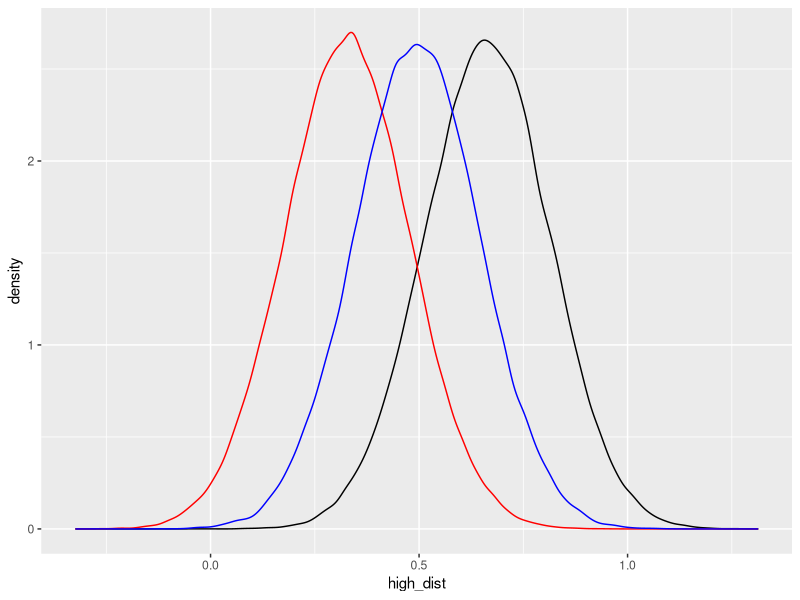
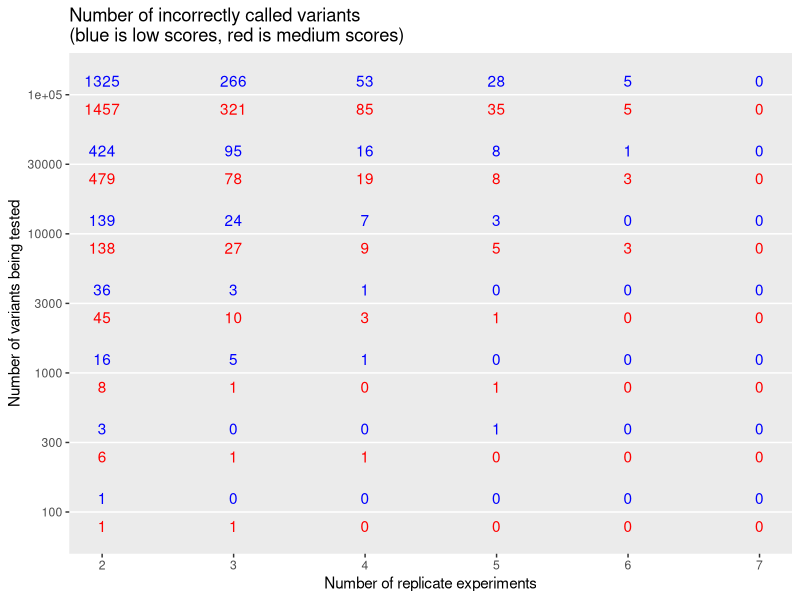

Recreate these plots in R, in order. (Note: this script raises an error after producing the figures.)
## ---- chunk 1
library(tidyverse)
## ---- chunk 2
rm(list = ls())
 
## values range from 0 to 1
## median standard deviation is 0.15 (From ACE2 Kozak experiments)

## GCCACCATG is 0.6625684
## TTATGGATG is 0.3269816

high_val <- 0.6625684
low_val <- 0.3269816
med_val <- mean(c(low_val,high_val))
sd_val <- 0.15

high_dist <- rnorm(mean = high_val, sd = sd_val, n = 100000)
low_dist <- rnorm(mean = low_val, sd = sd_val, n = 100000)
med_dist <- rnorm(mean = med_val, sd = sd_val, n = 100000)

ggplot() + geom_density(aes(x = high_dist)) + geom_density(aes(x = low_dist), color = "red") + geom_density(aes(x = med_dist), color = "blue")

replicate_n_vector <- seq(2,7)
multiverse_number <- 20000 ## Large but not crazy number

multiverse_counter <- c()
multiverse_results_n <- c()
multiverse_results_low <- c()
multiverse_results_med <- c()

for( y in 1:multiverse_number){
  replicate_results_n <- c()
  replicate_results_low <- c()
  replicate_results_med <- c()
  for(x in replicate_n_vector){
    high <- mean(sample(high_dist, x, replace = T))
    low <- mean(sample(low_dist, x), replace = T)
    med <- mean(sample(med_dist, x), replace = T)
    result_low <- high - low
    result_med <- high - med
    replicate_results_n <- c(replicate_results_n, x)
    replicate_results_low <- c(replicate_results_low,result_low)
    replicate_results_med <- c(replicate_results_med,result_med)
  }
  replicate_date_frame <- data.frame("replicates" = replicate_results_n, "low" = replicate_results_low, "med" = replicate_results_med)
  multiverse_counter <- c(multiverse_counter, y)
  multiverse_results_n <- c(multiverse_results_n,replicate_results_n)
  multiverse_results_low <- c(multiverse_results_low,replicate_results_low)
  multiverse_results_med <- c(multiverse_results_med,replicate_results_med)
}
multiverse_date_frame <- data.frame("multiverse_number" = multiverse_counter,"replicate" = multiverse_results_n, "low" = multiverse_results_low, "med" = multiverse_results_med)

multiverse_date_frame$low_pos <- as.numeric(multiverse_date_frame$low > 0)
multiverse_date_frame$med_pos <- as.numeric(multiverse_date_frame$med > 0)

multiverse_date_frame_summary <- multiverse_date_frame %>% group_by(replicate) %>% summarize(low_pct = sum(low_pos), med_pct = sum(med_pos)) %>% mutate(low_pct = low_pct / multiverse_number, med_pct = med_pct / multiverse_number)

variant_ranges <- c(100,300,1000,3000,10000,30000,100000)
  
variant_results_variant_num <- c()
variant_results_replicate_num <- c()
variant_results_low_miscalled <- c()
variant_results_med_miscalled <- c()

for(z in variant_ranges){
  for(w in 1:nrow(multiverse_date_frame_summary)){
    low_correct <- sample(x = c(0,1), size = z, prob = c((1-multiverse_date_frame_summary$low_pct[w]),multiverse_date_frame_summary$low_pct[w]), replace = T)
    variant_results_low_miscalled <- c(variant_results_low_miscalled,z - sum(low_correct))
    med_correct <- sample(x = c(0,1), size = z, prob = c((1-multiverse_date_frame_summary$low_pct[w]),multiverse_date_frame_summary$med_pct[w]), replace = T)
    variant_results_med_miscalled <- c(variant_results_med_miscalled,z - sum(med_correct))
    variant_results_variant_num <- c(variant_results_variant_num, z)
    variant_results_replicate_num <- c(variant_results_replicate_num, multiverse_date_frame_summary$replicate[w])
  }
}

variant_ranges_date_frame <- data.frame("variants" = variant_results_variant_num, "replicates" = variant_results_replicate_num, "low_miscall" = variant_results_low_miscalled, "med_miscall" = variant_results_med_miscalled)
variant_ranges_date_frame$variants <- as.factor(variant_ranges_date_frame$variants)

Sortseq_variants_replicates_plot <- ggplot() + 
  theme(panel.grid.major.x = element_blank(), panel.grid.minor = element_blank()) + 
  labs(x = "Number of replicate experiments", y = "Number of variants being tested", title = "Number of incorrectly called variants\n(blue is low scores, red is medium scores)") + 
  geom_text(data = variant_ranges_date_frame, aes(x = replicates, y = variants, label = low_miscall), nudge_y = 0.2, color = "blue") +
  geom_text(data = variant_ranges_date_frame, aes(x = replicates, y = variants, label = med_miscall), nudge_y = -0.2, color = "red")
Sortseq_variants_replicates_plot
ggsave(file = "Plots/Sortseq_variants_replicates_plot.pdf", Sortseq_variants_replicates_plot, height = 4, width = 5)

